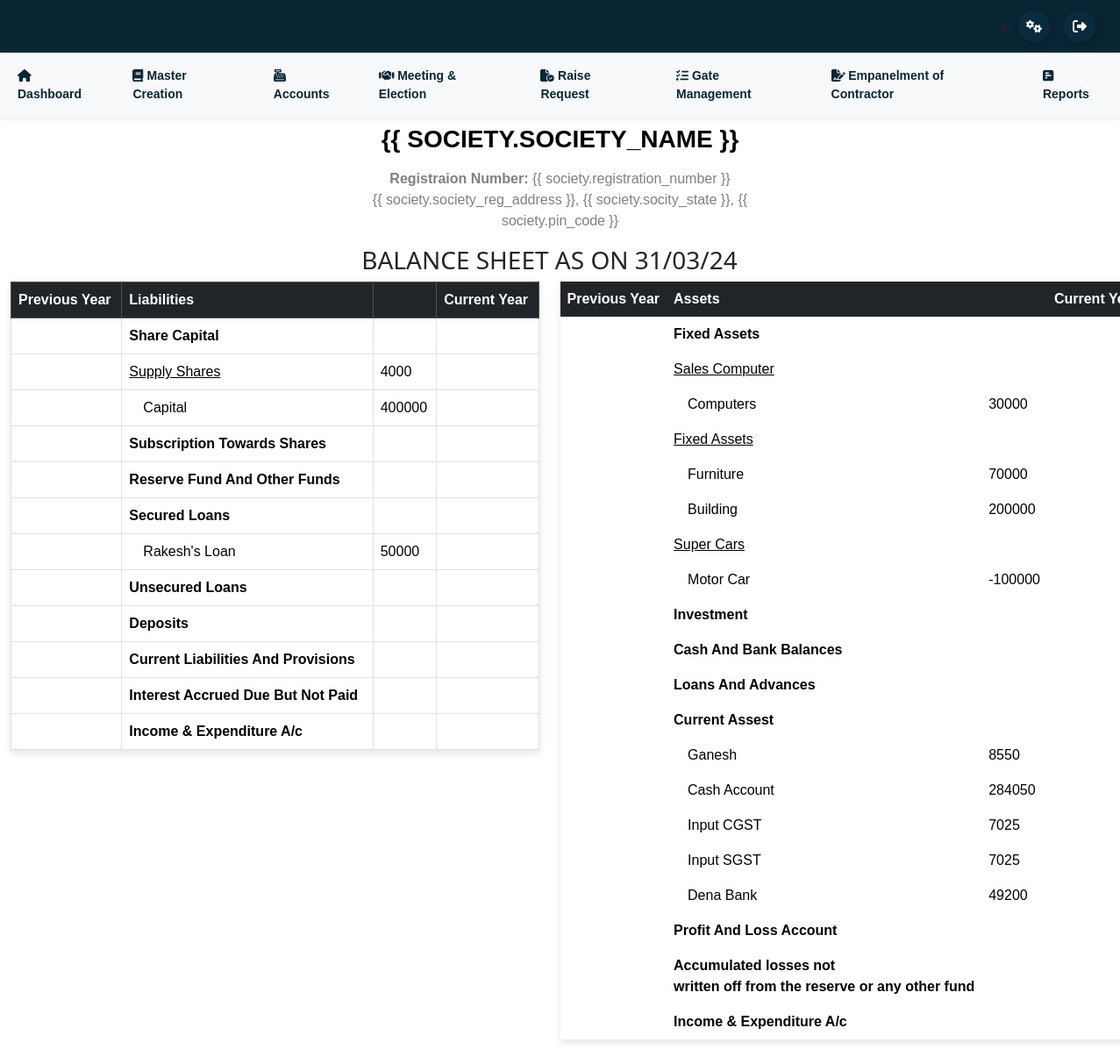
Page /balance_sheet/ on the committed database.
### SocietyApi/models.py (models this page shows)
class Ledger(models.Model):
    ledger_name = models.CharField(max_length=200)
    nature = models.CharField(max_length=200)
    gst_number = models.CharField(max_length=200)
    alis = models.CharField(max_length=200)
    based_on = models.CharField(max_length=200, null=True, blank=True)
    contact_person_name = models.CharField(max_length=200)
    group_name = models.CharField(max_length=200)
    area = models.CharField(max_length=200, null=True, blank=True)
    contact_person_number = models.CharField(max_length=200)
    pan_number = models.CharField(max_length=200)
    fixed = models.CharField(max_length=200, null=True, blank=True)
    contact_person_email = models.CharField(max_length=200)
    address = models.CharField(max_length=200)
    country = models.CharField(max_length=200)
    state = models.CharField(max_length=200)
    city = models.CharField(max_length=200)
    pin_code = models.CharField(max_length=200)
    beneficiary_name = models.CharField(max_length=200)
    account_no = models.CharField(max_length=200)
    ifsc_code = models.CharField(max_length=200)
    bank_name = models.CharField(max_length=200)
    branch_name = models.CharField(max_length=200, null=True, blank=True)
    opening_balance = models.CharField(max_length=200)
    dr_cr = models.CharField(max_length=200)
    def __str__(self):
        return self.ledger_name

### SocietyApp/views.py (the view)
# urls.py: path('balance_sheet/', views.balance_sheet, name='balance_sheet'),
def balance_sheet(request):
    datatable_columns = [0, 1]
    group0 = defaultdict(list)
    all_cost_center_group = get_all_child_investments(Childs.objects.get(name="Share Capital"), cost_center=False, balance_sheet=True)
    all_cost_center_group.append("Share Capital")
    filtered_ledgers = Ledger.objects.filter(group_name__in=all_cost_center_group)
    for ledger in filtered_ledgers:
        group0[ledger.group_name].append(ledger.ledger_name)
    group0 = dict(group0)
    group1 = defaultdict(list)
    all_cost_center_group = get_all_child_investments(Childs.objects.get(name="Subscription Towards Shares"), cost_center=False, balance_sheet=True)
    all_cost_center_group.append("Subscription Towards Shares")
    filtered_ledgers = Ledger.objects.filter(group_name__in=all_cost_center_group)
    for ledger in filtered_ledgers:
        group1[ledger.group_name].append(ledger.ledger_name)
    group1 = dict(group1)
    group2 = defaultdict(list)
    all_cost_center_group = get_all_child_investments(Childs.objects.get(name="Reserve Fund And Other Funds"), cost_center=False, balance_sheet=True)
    all_cost_center_group.append("Reserve Fund And Other Funds")
    filtered_ledgers = Ledger.objects.filter(group_name__in=all_cost_center_group)
    for ledger in filtered_ledgers:
        group2[ledger.group_name].append(ledger.ledger_name)
    group2 = dict(group2)
    group3 = defaultdict(list)
    all_cost_center_group = get_all_child_investments(Childs.objects.get(name="Secured Loans"), cost_center=False, balance_sheet=True)
    all_cost_center_group.append("Secured Loans")
    filtered_ledgers = Ledger.objects.filter(group_name__in=all_cost_center_group)
    for ledger in filtered_ledgers:
        group3[ledger.group_name].append(ledger.ledger_name)
    group3 = dict(group3)
    group4 = defaultdict(list)
    all_cost_center_group = get_all_child_investments(Childs.objects.get(name="Unsecured Loans"), cost_center=False, balance_sheet=True)
    all_cost_center_group.append("Unsecured Loans")
    filtered_ledgers = Ledger.objects.filter(group_name__in=all_cost_center_group)
    for ledger in filtered_ledgers:
        group4[ledger.group_name].append(ledger.ledger_name)
    group4 = dict(group4)
    group5 = defaultdict(list)
    all_cost_center_group = get_all_child_investments(Childs.objects.get(name="Deposits"), cost_center=False, balance_sheet=True)
    all_cost_center_group.append("Deposits")
    filtered_ledgers = Ledger.objects.filter(group_name__in=all_cost_center_group)
    for ledger in filtered_ledgers:
        group5[ledger.group_name].append(ledger.ledger_name)
    group5 = dict(group5)
    group6 = defaultdict(list)
    all_cost_center_group = get_all_child_investments(Childs.objects.get(name="Current Liabilities And Provisions"), cost_center=False, balance_sheet=True)
    all_cost_center_group.append("Current Liabilities And Provisions")
    filtered_ledgers = Ledger.objects.filter(group_name__in=all_cost_center_group)
    for ledger in filtered_ledgers:
        group6[ledger.group_name].append(ledger.ledger_name)
    group6 = dict(group6)
    group7 = defaultdict(list)
    all_cost_center_group = get_all_child_investments(Childs.objects.get(name="Interest Accrued Due But Not Paid"), cost_center=False, balance_sheet=True)
    all_cost_center_group.append("Interest Accrued Due But Not Paid")
    filtered_ledgers = Ledger.objects.filter(group_name__in=all_cost_center_group)
    for ledger in filtered_ledgers:
        group7[ledger.group_name].append(ledger.ledger_name)
    group7 = dict(group7)
    group8 = defaultdict(list)
    all_cost_center_group = get_all_child_investments(Childs.objects.get(name="Fixed Assets"), cost_center=False, balance_sheet=True)
    all_cost_center_group.append("Fixed Assets")
    filtered_ledgers = Ledger.objects.filter(group_name__in=all_cost_center_group)
    print("All groups are======>",filtered_ledgers)
    for ledger in filtered_ledgers:
        group8[ledger.group_name].append(ledger.ledger_name)
    group8 = dict(group8)
    group9 = defaultdict(list)
    all_cost_center_group = get_all_child_investments(Childs.objects.get(name="Investment"), cost_center=False, balance_sheet=True)
    all_cost_center_group.append("Investment")
    filtered_ledgers = Ledger.objects.filter(group_name__in=all_cost_center_group)
    for ledger in filtered_ledgers:
        group9[ledger.group_name].append(ledger.ledger_name)
    group9 = dict(group9)
    group10 = defaultdict(list)
    all_cost_center_group = get_all_child_investments(Childs.objects.get(name="Cash And Bank Balances"), cost_center=False, balance_sheet=True)
    all_cost_center_group.append("Cash And Bank Balances")
    filtered_ledgers = Ledger.objects.filter(group_name__in=all_cost_center_group)
    for ledger in filtered_ledgers:
        group10[ledger.group_name].append(ledger.ledger_name)
    group10 = dict(group10)
    group11 = defaultdict(list)
    all_cost_center_group = get_all_child_investments(Childs.objects.get(name="Loans And Advances"), cost_center=False, balance_sheet=True)
    all_cost_center_group.append("Loans And Advances")
    filtered_ledgers = Ledger.objects.filter(group_name__in=all_cost_center_group)
    for ledger in filtered_ledgers:
        group11[ledger.group_name].append(ledger.ledger_name)
    group11 = dict(group11)
    group12 = defaultdict(list)
    all_cost_center_group = get_all_child_investments(Childs.objects.get(name="Current Assest"), cost_center=False, balance_sheet=True)
    all_cost_center_group.append("Current Assest")
    filtered_ledgers = Ledger.objects.filter(group_name__in=all_cost_center_group)
    for ledger in filtered_ledgers:
        group12[ledger.group_name].append(ledger.ledger_name)
    group12 = dict(group12)
    group13 = defaultdict(list)
    all_cost_center_group = get_all_child_investments(Childs.objects.get(name="Profit And Loss Account"), cost_center=False, balance_sheet=True)
    all_cost_center_group.append("Profit And Loss Account")
    filtered_ledgers = Ledger.objects.filter(group_name__in=all_cost_center_group)
    for ledger in filtered_ledgers:
        group13[ledger.group_name].append(ledger.ledger_name)
    group13 = dict(group13)
    unique_latest_ids = (
        GeneralLedger.objects.all()
        .values('from_ledger')
        .annotate(max_id=Max('id'))
        .values_list('max_id', flat=True)
    )
    unique_latest_entries = GeneralLedger.objects.filter(id__in=unique_latest_ids).values("from_ledger__ledger_name", 'balance', 'date')
    for group, items in group8.items():
        total_balance = 0
        for item in items:
            for amt in unique_latest_entries:
                if amt['from_ledger__ledger_name'] == item:
                    total_balance += amt['balance']
                    print(f"Group is: {group}, Item is:{item}: AMT is: {amt['balance']}")
    return render(request, 'balance_sheet.html', {
        'datatable_columns': datatable_columns,
        'group0': group0,
        'group1': group1,
        'group2': group2,
        'group3': group3,
        'group4': group4,
        'group5': group5,
        'group6': group6,
        'group7': group7,
        'group8': group8,
        'group9': group9,
        'group10': group10,
        'group11': group11,
        'group12': group12,
        'group13': group13,
        'unique_latest_entries': unique_latest_entries,
    })

### templates/balance_sheet.html (shortened to what this page needs)
{% extends 'base.html' %}
{% load static %}
{% block body %}
<div class="container-fluid mb-5">
    <div class="row">
        <div class="col-lg-5 ms-auto me-auto" id="societyHead">
          {% verbatim %}
          <div class="text-center mt-2" id="print-head">
            <h3 id="heading" style="color: #000 !important; font-family: 'Calibri', sans-serif;"><b>{{ society.society_name }}</b></h3>
            <p style="font-family: 'Calibri', sans-serif;" class="mt-3 p-0 mb-0 print-head-content"><b>Registraion Number: </b> <span>{{ society.registration_number }}</span></p>
            <p style="font-family: 'Calibri', sans-serif;" class="print-head-content">{{ society.society_reg_address }}, {{ society.socity_state }}, {{ society.pin_code }}</p>
          </div>
          {% endverbatim %}
    </div>
    <div class="row">
      <h3 class="text-center">BALANCE SHEET AS ON 31/03/24</h3>
      <div class="col-lg-6">
        <table class="table table-bordered">
          <thead class="dark-border table-dark">
            <tr>
              <th scope="col">Previous Year</th>
              <th scope="col">Liabilities</th>
              <th></th>
              <th scope="col">Current Year</th>
            </tr>
          </thead>
          <tbody>
            <tr>
              <td></td>
              <td><b>Share Capital</b></td>
              <td></td>
              <td></td>
            </tr>
            {% for group, items in group0.items %}
              <tr>
                <td></td>
                <td><u>{{ group }}</u></td>
                <td>4000</td>
                <td></td>
              </tr>
              {% for item in items %}
                <tr>
                  <td></td>
                  <td class="ps-4">{{ item }}</td>
                  <td>
                    {% for amt in unique_latest_entries %}
                      {% if amt.from_ledger__ledger_name == item %}
                        {{ amt.balance }}
                      {% endif %}
                    {% endfor %}
                  </td>
                  <td></td>
                </tr>
              {% endfor %}
            {% endfor %}
            <tr>
              <td></td>
              <td><b>Subscription Towards Shares</b></td>
              <td></td>
              <td></td>
            </tr>
            <tr>
              <td></td>
              <td><b>Reserve Fund And Other Funds</b></td>
              <td></td>
              <td></td>
            </tr>
            <tr>
              <td></td>
              <td><b>Secured Loans</b></td>
              <td></td>
              <td></td>
            </tr>
            {% for group, items in group3.items %}
              {% for item in items %}
            <tr>
                  {% for amt in unique_latest_entries %}
                      {% if amt.from_ledger__ledger_name == item %}
                          <td></td>
                          <td class="ps-4">
                            {{ item }}
                          </td>
                          <td>
                            {{ amt.balance }}
                          </td>
                          <td></td>
                      {% endif %}
                  {% endfor %}
                </tr>
                {% endfor %}
            {% endfor %}
            <tr>
              <td></td>
              <td><b>Unsecured Loans</b></td>
              <td></td>
              <td></td>
            </tr>
            <tr>
              <td></td>
              <td><b>Deposits</b></td>
              <td></td>
              <td></td>
            </tr>
            <tr>
              <td></td>
              <td><b>Current Liabilities And Provisions</b></td>
              <td></td>
              <td></td>
            </tr>
            <tr>
              <td></td>
              <td><b>Interest Accrued Due But Not Paid</b></td>
              <td></td>
              <td></td>
            </tr>
            <tr>
              <td></td>
              <td><b>Income & Expenditure A/c</b></td>
              <td></td>
              <td></td>
            </tr>
          </tbody>
        </table>
      </div>
      <div class="col-lg-6">
        <table class="table table-borderless">
          <thead class="table-dark">
            <tr>
              <th scope="col">Previous Year</th>
              <th scope="col">Assets</th>
              <th></th>
              <th scope="col">Current Year</th>
            </tr>
          </thead>
          <tbody>
            <tr>
              <td></td>
              <td><b>Fixed Assets</b></td>
              <td></td>
              <td></td>
            </tr>
            {% for group, items in group8.items %}
              <tr>
                <td></td>
                <td colspan="4"><u>{{ group }}</u></td>
              </tr>
              {% for item in items %}
                <tr>
                  <td></td>
                  <td class="ps-4">{{ item }}</td>
                  <td>
                    {% for amt in unique_latest_entries %}
                      {% if amt.from_ledger__ledger_name == item %}
                        {{ amt.balance }}
                      {% endif %}
                    {% endfor %}
                  </td>
                  <td></td>
                </tr>
              {% endfor %}
            {% endfor %}
            <tr>
              <td></td>
              <td><b>Investment</b></td>
              <td></td>
              <td></td>
            </tr>
            <tr>
              <td></td>
              <td><b>Cash And Bank Balances</b></td>
              <td></td>
              <td></td>
            </tr>
            <tr>
              <td></td>
              <td><b>Loans And Advances</b></td>
              <td></td>
              <td></td>
            </tr>
            <tr>
              <td></td>
              <td><b>Current Assest</b></td>
              <td></td>
              <td></td>
            </tr>
            {% for group, items in group12.items %}
              {% for item in items %}
            <tr>
                  {% for amt in unique_latest_entries %}
                      {% if amt.from_ledger__ledger_name == item %}
                          <td></td>
                          <td class="ps-4">
                            {{ item }}
                          </td>
                          <td>
                            {{ amt.balance }}
                          </td>
                          <td></td>
                      {% endif %}
                  {% endfor %}
            </tr>
            {% endfor %}
            {% endfor %}
            <tr>
              <td></td>
              <td><b>Profit And Loss Account</b></td>
              <td></td>
              <td></td>
            </tr>
            <tr>
              <td></td>
              <td><b>Accumulated losses not <br>written off from the reserve or any other fund</b></td>
              <td></td>
            </tr>
            <tr>
              <td></td>
              <td><b>Income & Expenditure A/c</b></td>
              <td></td>
            </tr>
          </tbody>
        </table>
      </div>
    </div>
</div>
{% endblock body %}

### rows in the picture
Ledger: group0 "Supply Shares", items "Capital"
Ledger: unique_latest_entries "Rakesh's Loan"
Ledger: group8 "Sales Computer", items "Computers"
Ledger: group8 "Fixed Assets", items "Furniture"
Ledger: items "Building"
Ledger: group8 "Super Cars", items "Motor Car"
Ledger: unique_latest_entries "Ganesh"
Ledger: unique_latest_entries "Cash Account"
Ledger: unique_latest_entries "Input CGST"
Ledger: unique_latest_entries "Input SGST"
Ledger: unique_latest_entries "Dena Bank"

### other values in the picture
{{ amt.balance }} "400000"
{{ amt.balance }} "50000"
{{ amt.balance }} "30000" "70000" "200000" "-100000"
{{ amt.balance }} "8550" "284050" "7025" "7025" "49200"
